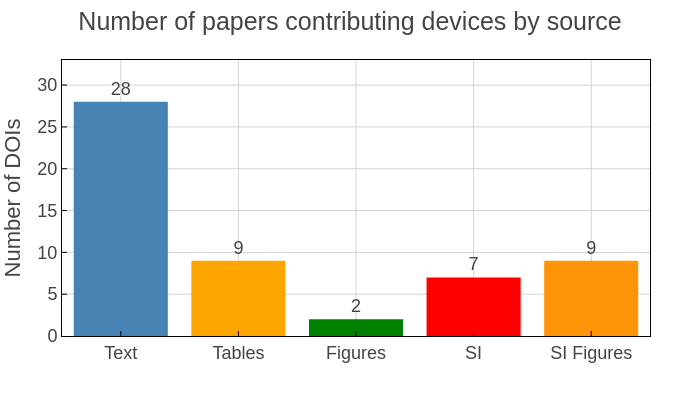

Here is the notebook cell this chart was saved with:
### Code cell
sources = {
    "Text": (df["Text"] > 0).sum(),
    "Tables": (df["Table_increment"] > 0).sum(),
    "Figures": (df["Figure_increment"] > 0).sum(),
    "SI": (df["SI_increment"] > 0).sum(),
    "SI Figures": (df["SI_figure_increment"] > 0).sum(),
}

plot_df = pd.DataFrame({
    "Source": list(sources.keys()),
    "Number of DOIs": list(sources.values())
})

fig = px.bar(
    plot_df,
    x="Source",
    y="Number of DOIs",
    text="Number of DOIs",
    color="Source",
    color_discrete_map={
        "Text": "steelblue",
        "Tables": "orange",
        "Figures": "green",
        "SI": "red",
    },
    title="Number of papers contributing devices by source",
)

fig.update_traces(
    textposition="outside",
    cliponaxis=False
)

fig.update_layout(
    showlegend=False,
    yaxis_title="Number of DOIs",
    xaxis_title="",
    yaxis_range=[0, max(sources.values()) + 5],
    width=700,
    height=400,
)

fig.show()

### Figure 1 — Plotly figure (JSON) as saved in the notebook; plotly's stock layout.template omitted (floating-point values rounded to 4 significant figures)
{"data": [{"alignmentgroup": "True", "cliponaxis": false, "hovertemplate": "Source=%{x}<br>Number of DOIs=%{text}<extra></extra>", "legendgroup": "Text", "marker": {"color": "steelblue", "pattern": {"shape": ""}}, "name": "Text", "offsetgroup": "Text", "orientation": "v", "showlegend": true, "text": [28], "textposition": "outside", "type": "bar", "x": ["Text"], "xaxis": "x", "y": [28], "yaxis": "y"}, {"alignmentgroup": "True", "cliponaxis": false, "hovertemplate": "Source=%{x}<br>Number of DOIs=%{text}<extra></extra>", "legendgroup": "Tables", "marker": {"color": "orange", "pattern": {"shape": ""}}, "name": "Tables", "offsetgroup": "Tables", "orientation": "v", "showlegend": true, "text": [9], "textposition": "outside", "type": "bar", "x": ["Tables"], "xaxis": "x", "y": [9], "yaxis": "y"}, {"alignmentgroup": "True", "cliponaxis": false, "hovertemplate": "Source=%{x}<br>Number of DOIs=%{text}<extra></extra>", "legendgroup": "Figures", "marker": {"color": "green", "pattern": {"shape": ""}}, "name": "Figures", "offsetgroup": "Figures", "orientation": "v", "showlegend": true, "text": [2], "textposition": "outside", "type": "bar", "x": ["Figures"], "xaxis": "x", "y": [2], "yaxis": "y"}, {"alignmentgroup": "True", "cliponaxis": false, "hovertemplate": "Source=%{x}<br>Number of DOIs=%{text}<extra></extra>", "legendgroup": "SI", "marker": {"color": "red", "pattern": {"shape": ""}}, "name": "SI", "offsetgroup": "SI", "orientation": "v", "showlegend": true, "text": [7], "textposition": "outside", "type": "bar", "x": ["SI"], "xaxis": "x", "y": [7], "yaxis": "y"}, {"alignmentgroup": "True", "cliponaxis": false, "hovertemplate": "Source=%{x}<br>Number of DOIs=%{text}<extra></extra>", "legendgroup": "SI Figures", "marker": {"color": "#ff9408", "pattern": {"shape": ""}}, "name": "SI Figures", "offsetgroup": "SI Figures", "orientation": "v", "showlegend": true, "text": [9], "textposition": "outside", "type": "bar", "x": ["SI Figures"], "xaxis": "x", "y": [9], "yaxis": "y"}], "layout": {"barmode": "relative", "height": 400, "legend": {"title": {"text": "Source"}, "tracegroupgap": 0}, "showlegend": false, "title": {"text": "Number of papers contributing devices by source"}, "width": 700, "xaxis": {"anchor": "y", "autorange": true, "categoryarray": ["Text", "Tables", "Figures", "SI", "SI Figures"], "categoryorder": "array", "domain": [0, 1], "range": [-0.5, 4.5], "title": {"text": ""}, "type": "category"}, "yaxis": {"anchor": "x", "domain": [0, 1], "range": [0, 33], "title": {"text": "Number of DOIs"}, "type": "linear"}}}
